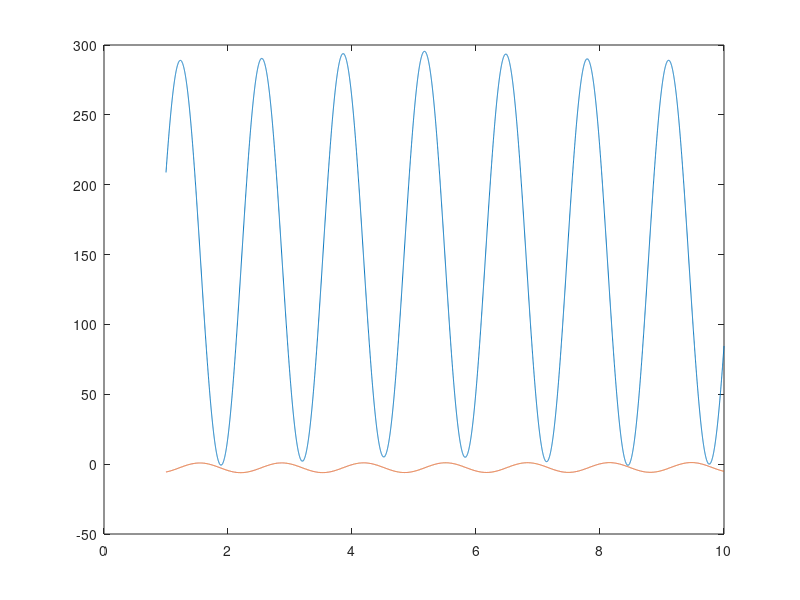

Here is the MATLAB script that generated this plot:
data = csvread('latest_result.txt');

chromosome = data(:,1);

upper_A = chromosome(2);
upper_B = chromosome(3);
upper_sin_frec = chromosome(4);
upper_cos_frec = chromosome(5);
upper_fase = chromosome(6);
upper_ind_term = chromosome(7);

lower_A = chromosome(8);
lower_B = chromosome(9);
lower_sin_frec = chromosome(10);
lower_cos_frec = chromosome(11);
lower_fase = chromosome(12);
lower_ind_term = chromosome(13);

x = [1:0.001:10];             

upper = upper_A * sin(upper_sin_frec * x + upper_fase) + upper_B * cos(upper_cos_frec * x + upper_fase) + upper_ind_term;

lower = lower_A * sin(lower_sin_frec * x + lower_fase) + lower_B * cos(lower_cos_frec * x + lower_fase) + lower_ind_term;

plot(x,upper,x,lower)